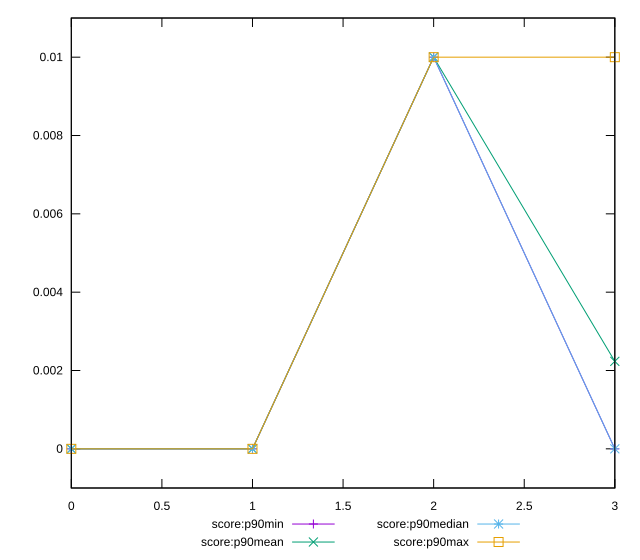

Source code (gnuplot):
reset

$scoreP90Min <<EOF
0 0
1 0
2 0.01
3 0
EOF

$scoreP90Mean <<EOF
0 0
1 0
2 0.010000000000000007
3 0.00223404255319149
EOF

$scoreP90Median <<EOF
0 0
1 0
2 0.01
3 0
EOF

$scoreP90Max <<EOF
0 0
1 0
2 0.01
3 0.01
EOF

set key outside below
set xrange [0:3]
set yrange [-0.001:0.011000000000000006]
set trange [-0.001:0.011000000000000006]
set terminal svg size 640, 560 enhanced background rgb 'white'
set output "reports/report_00033_2021-03-01T14-23-16.841Z/largest-contentful-paint/progression/score.svg"

plot $scoreP90Min title "score:p90min" with linespoints, \
     $scoreP90Mean title "score:p90mean" with linespoints, \
     $scoreP90Median title "score:p90median" with linespoints, \
     $scoreP90Max title "score:p90max" with linespoints

reset
